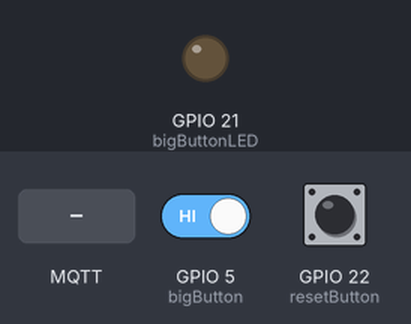
The sketch below on a simulated ESP32. Shown: output pins drawn as LEDs (lit = HIGH). Inputs (shaded band) come from the test bench; at power-on: GPIO 22 (resetButton) HIGH, GPIO 5 (bigButton) HIGH. WiFi joins after 1.5 s; servers stay silent unless stated; no MQTT or app messages arrive unless stated; what the sketch prints to the serial monitor is not drawn.

Above: at 4.2 s.
4.3 s: GPIO 22 (resetButton) pulled LOW for 0.15 s
5.9 s: MQTT message "activation/reset" arrives on the first subscribed topic
7.4 s: MQTT message "timer/end" arrives on the first subscribed topic
8.9 s: MQTT message "1" arrives on the first subscribed topic
10.4 s: GPIO 5 (bigButton) driven LOW and GPIO 22 (resetButton) driven LOW
At 10.9 s:
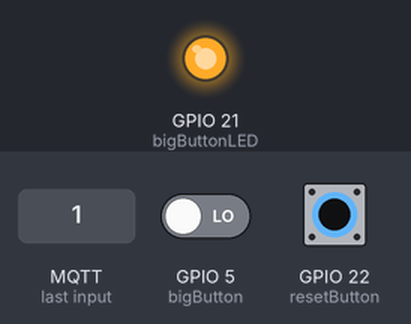
13.4 s: GPIO 5 (bigButton) driven HIGH
At 14.4 s:
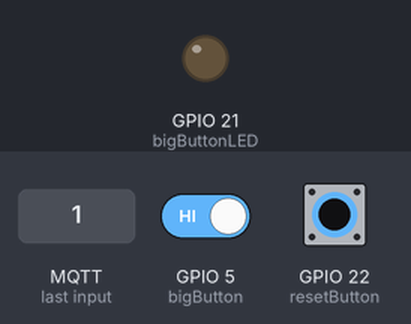
Timing chart, 0 to 16.4 s (numbered marks = the images above; inputs shaded):
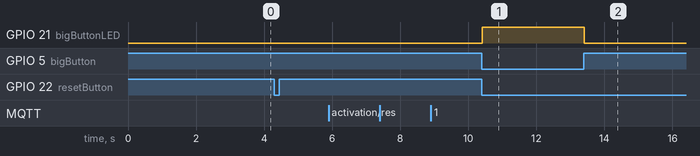

Measured:
- after the input at 10.4 s, GPIO 21 (bigButtonLED): LOW → HIGH at once
- after the input at 13.4 s, GPIO 21 (bigButtonLED): HIGH → LOW at once

The sketch:

KilburButton.ino
```cpp
/* Kilburn Nerf Experience Button Code
   Contributors: Joe Mertz and Bob McGrath @ L3DFX in Bolingbrook, Illinois
        Joe Mertz www.github.com/jcmertz
        Bob McGrath www.github.com/bobwmcgrath
        L3DFX www.l3dfx.com
   Version 0.9
   Date: 7.30.19
*/
#define DEBUG

#include <SPI.h> // Required for Ethernet
#include <Ethernet.h>
#include <PubSubClient.h> //This is the MQTT Library

// Debugging Code. Enables debug printer if DEBUG flag is enabled
#ifdef DEBUG
#define DEBUG_PRINT(x)  Serial.print (x)
#define DEBUG_PRINTLN(x)  Serial.println (x)
#else
#define DEBUG_PRINT(x)
#define DEBUG_PRINTLN(x)
#endif


//Which input pin is the start/stop button connected to?
const int bigButton = 5;
bool bigButtonLatch = false;
//Which input pin is the start/stop button LED connected to?
const int bigButtonLED = 21;
//Which input pin is the reset button connected to?
const int resetButton = 22;
bool resetButtonLatch = false;
//game on or off
bool gameOn = false;

//Button Function
int function = 0;
//<-------------------------------------------------------------------------------------------------------------------------------------------
// mac and MQTT_ID must be unique for each device in an activation

byte mac[]    = {  0xDE, 0xED, 0xBA, 0xFE, 0xFE, 0x24};
char clientName[] = "clefable";

//<-------------------------------------------------------------------------------------------------------------------------------------------

//MQTT Broker/Server IP address
IPAddress server(10, 100, 100, 10); // This should be the same within each activation


//Set Up MQTT Client
EthernetClient ethClient;
PubSubClient client(ethClient);

void callback(char* topic, byte* payload, unsigned int length) {
  DEBUG_PRINT("Message arrived [");
  DEBUG_PRINT(topic);
  DEBUG_PRINT("] ");
  for (int i = 0; i < length; i++) {
    DEBUG_PRINTLN((char)payload[i]);
  }
  if ((String)topic == "activation/reset") {
    gameOn = false;
  }
  else if ((String)topic == "timer/end") {
    gameOn = false;
  }
  else if ((String)topic == "timer/start") {
    gameOn = true;
  }
}

void reconnect() {
  // Loop until we're reconnected
  while (!client.connected()) {
    Serial.print("Attempting MQTT connection...");
    // Attempt to connect
    Serial.println(clientName);
    if (client.connect(clientName)) {
      Serial.println("connected");
      // ... and resubscribe
      client.subscribe("activation/reset");
      client.subscribe("timer/start");
      client.subscribe("timer/end");

    } else {
      Serial.print("failed, rc=");
      Serial.print(client.state());
      Serial.println(" try again in 5 seconds");
      // Wait 5 seconds before retrying
      delay(5000);
      Ethernet.maintain();
      DEBUG_PRINTLN(Ethernet.localIP());
      DEBUG_PRINTLN(Ethernet.gatewayIP());
    }
  }
}
void publishToTopic(String subTopic, String message) {
  char subTopicOut[subTopic.length() + 1];
  subTopicOut[subTopic.length()] = '\0';
  subTopic.toCharArray(subTopicOut, subTopic.length() + 1);

  char messageOut[message.length() + 1];
  messageOut[message.length()] = '\0';
  message.toCharArray(messageOut, message.length() + 1);

  client.publish(subTopicOut, messageOut);
}

void senseBigButton() {
  int bigButtonState = digitalRead(bigButton);
  if (!bigButtonState == LOW && !bigButtonLatch)
  {
    DEBUG_PRINTLN("Big Button Pressed");
    if (function == 1) {
      publishToTopic("timer/start", "Start Button");
      gameOn = true;
    }
    else if (function == 2) {
      publishToTopic("timer/end", "End Button");
      gameOn = false;
    }
    else if (function == 3) {
      if (gameOn) {
        publishToTopic("timer/end", "End Button");
        gameOn = false;
      }
      else {
        publishToTopic("timer/start", "Start Button");
        gameOn = true;
      }
    }
    bigButtonLatch=true;
  }else if(bigButtonState == HIGH && bigButtonLatch){
    bigButtonLatch=false;
  }
}


void senseResetButton() {
  int resetButtonState = digitalRead(resetButton);
  if (resetButtonState == LOW && !resetButtonLatch)
  {
    DEBUG_PRINTLN("Reset Button Pressed");
    publishToTopic("activation/reset", "RESET BUTTON");
    gameOn = false;
    resetButtonLatch=true;
  }if(resetButtonState == HIGH && resetButtonLatch ){
    resetButtonLatch=false;
  }
}


void setup() {
  //Configure IO
  pinMode(bigButtonLED, OUTPUT);
  pinMode(bigButton, INPUT_PULLUP);
  pinMode(resetButton, INPUT_PULLUP);
  digitalWrite(bigButton, HIGH);
  digitalWrite(resetButton, HIGH);

  Serial.begin(57600);

  //Init MQTT
  client.setServer(server, 1883);
  client.setCallback(callback);
  Ethernet.init(33);  // ESP32 with Adafruit Featherwing Ethernet

  Serial.println("Initialize Ethernet with DHCP:");
  if (Ethernet.begin(mac) == 0) {
    Serial.println("Failed to configure Ethernet using DHCP");
    if (Ethernet.hardwareStatus() == EthernetNoHardware) {
      Serial.println("Ethernet shield was not found.  Sorry, can't run without hardware. :(");
    } else if (Ethernet.linkStatus() == LinkOFF) {
      Serial.println("Ethernet cable is not connected.");
    }
    // no point in carrying on, so do nothing forevermore:
    delay(5000);
    ESP.restart();
  }
  // Allow the hardware to sort itself out
  delay(1500);

  // Load config from IP ADDRESS
  DEBUG_PRINTLN(Ethernet.localIP());
  DEBUG_PRINTLN(Ethernet.gatewayIP());
  int index = Ethernet.localIP().toString().indexOf('.');
  index = Ethernet.localIP().toString().indexOf('.', index + 1) + 1;
  int endex = Ethernet.localIP().toString().indexOf('.', index);
  String octet = Ethernet.localIP().toString().substring(index, endex);
  DEBUG_PRINTLN(octet);
  function = octet.toInt();


  if (function == 1) {
    digitalWrite (bigButtonLED, HIGH);
  }
  else if (function == 2) {
    digitalWrite (bigButtonLED, LOW);
  }


  // Establish MQTT Broker connection and subscribe to reset topic


}

int ledState = LOW;
long lastTime = 0;
int blinkDuration = 500;

void loop() {
  Serial.println("test");
  if (function == 1) {
    if (!gameOn)
    { digitalWrite(bigButtonLED, HIGH);
      senseBigButton();
      senseResetButton();
    }
    if (gameOn)
    { digitalWrite(bigButtonLED, LOW);
      senseResetButton();
    }
  }
  else if ( function == 2) {
    if (!gameOn)
    { digitalWrite(bigButtonLED, LOW);
      senseResetButton();
    }
    if (gameOn)
    { digitalWrite(bigButtonLED, HIGH);
      senseBigButton();
      senseResetButton();
    }
  }
  else if (function == 3) {
    if (!gameOn)
    { digitalWrite(bigButtonLED, HIGH);
      senseBigButton();
      senseResetButton();
    }
    if (gameOn)
    {
      if ( millis() > lastTime + blinkDuration) {
        ledState = !ledState;
        digitalWrite(bigButtonLED, ledState);
        lastTime = millis();
      }
      senseBigButton();
      senseResetButton();
    }
  }

  // Establish MQTT Broker connection and subscribe to reset topic

  if (!client.connected()) {
    reconnect();
  }

  // check MQTT messages
  client.loop();
  // if reset: reset to top of game
  // if MQTT_ID: load new params
  //
}
```
